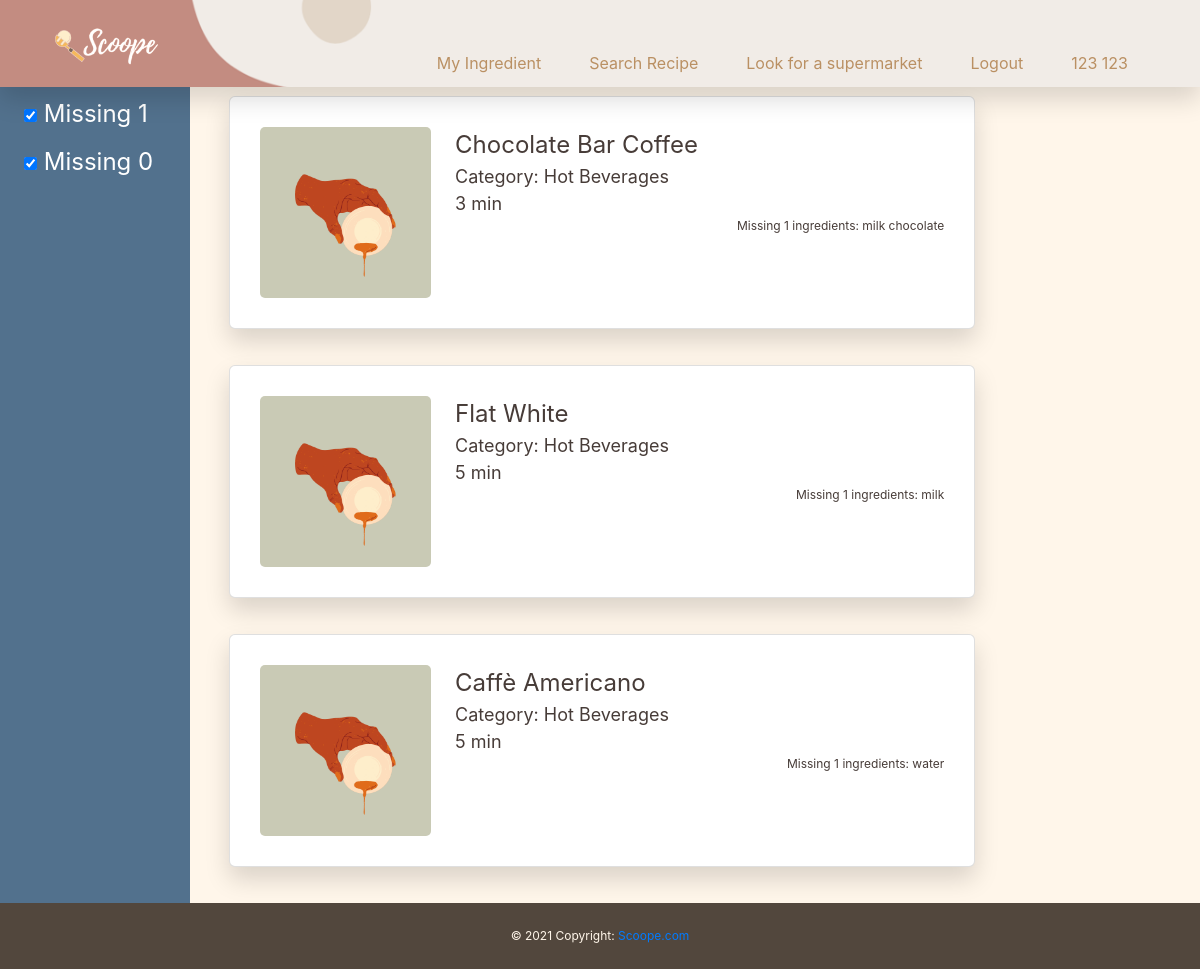
The page /web_project/result (signed in) on the database its author committed.
### web_project/models.py (models this page shows, shortened)
class Recipe(models.Model):
    recipe_name = models.CharField(max_length= 200)
    steps = models.TextField(max_length= 2000)
    time_cost = models.IntegerField(default= 0)
    category = models.CharField(max_length= 200)
    def __str__(self):
        return 'id=' + str(self.id) + ' ,recipe_name="' + str(self.recipe_name) + '"'

class Ingredient(models.Model):
    ingredient_name = models. CharField(max_length= 200)

### web_project/views.py (the view)
# urls.py: path('result', views.get_available_ingredient_recipe, name='result'),
@login_required
def get_available_ingredient_recipe(request):
    user_ingredients = User_Ingredient.objects.filter(user=request.user).all()
    u_i_dict = {}
    for i in user_ingredients:
        u_i_dict[i.ingredient.id] = i.ingredient_quantity
    available_recipe = []
    for recipe in Recipe.objects.all():
        print("recipe name: ", recipe.recipe_name)
        ingredients = recipe.recipe_ingredient_set.all()
        miss_i_ls = ''
        missing_count = 0
        for ingredient in ingredients:
            i_id = ingredient.ingredient.id
            print("ingredient name", ingredient.ingredient.ingredient_name)
            print(ingredient.ingredient_quantity)
            if not i_id in u_i_dict.keys():
                print("missing", i_id)
                missing_count += 1
                miss_i_ls =ingredient.ingredient.ingredient_name
            if missing_count > 1:
                print("missing more than 1!")
                break
        if missing_count > 1:
            continue
        if missing_count == 0:
            print("sufficient!")
            available_recipe.append({
                'recipe': recipe,
                'miss_count': 0,
                'missing_ls': None
            })
        elif missing_count == 1:
            print("miss one!")
            available_recipe.append({
                'recipe': recipe,
                'miss_count': 1,
                'missing_ls': miss_i_ls
            })
        else:
            print("Something is wrong, should only have 1 or 0 missing")
    filter = []
    filter.append(1)
    filter.append(0)
    context = {'available_recipe': available_recipe, 'filter': filter}
    print(context)
    return render(request, 'web_project/recipe_result.html', context)

### web_project/templates/web_project/recipe_result.html (shortened to what this page needs)
{% extends "web_project/base.html" %}
{% block content %}
<div class="row min-vh-100">
    <div class="col-sm-2 dark-blue">
        <br/>
        <div id="filters" class="pl-3">
            {% for missing in filter %}
            <div>
                <input type="checkbox" value="missing_{{missing}}" id="{{missing}}" checked/>
                <label for="{{missing}}">Missing {{missing}}</label>
            </div>
            {% endfor %}
        </div>
    </div>
    <div class="col-sm-10" id="result">
        <br/>
        {% for r in available_recipe %}
            <div id="recipe" class="ml-3 card shadow w-75 missing_{{r.miss_count}}">
                <span class="card-body">
                    <div class="media w-100">
                        <img class="card-img w-25" src="../../static/web_project/image/make.png" alt="Card image">
                        <div class="ml-3 media-body">
                            <div class="title-font">{{r.recipe.recipe_name}}</div>
                            <div class="desc-font">Category: {{r.recipe.category}}</div>
                            <div class="desc-font">{{r.recipe.time_cost}} min</div>
                            <span id="missCount" class="float-right notice-font">
                                Missing {{r.miss_count}} ingredients:
                                {% if r.missing_ls != None %}
                                    {{r.missing_ls}}
                                {% else %}
                                    None
                                {% endif %}
                            </span>
                        </div>
                    </div>
                </span>
            </div>
            <br/>
        {% endfor %}
    </div>
</div>
{% endblock%}

### web_project/templates/web_project/base.html (shortened to what this page needs)
<!doctype html>
<html>
	<head>
	    {% load static %}
		<link rel="stylesheet" href="https://maxcdn.bootstrapcdn.com/bootstrap/4.5.2/css/bootstrap.min.css">
		<link href="../../static/web_project/css/web_project.css" rel="stylesheet" type="text/css">
	</head>
    <body>
		<div id="id_header_div" class="bg-dark">
            {% if user.username %}
				<nav class="navbar navbar-expand-sm navbar-custom fixed-top shadow">
					<div class="navbar-brand">
						<img class="rounded w-50" src="../../static/web_project/image/brand.png"/>
					</div>
					<div class="collapse navbar-collapse" id="collapsibleNavbar">
						<ul class="nav navbar-nav align-items-end ml-auto nav-font">
							<li class="nav-item">
								<a class="nav-link" id="id_nav_my_ingredient" href="{% url 'my-ingredient' %}">My Ingredient</a>
							</li>
							<li class="nav-item">
								<a class="nav-link" id="id_nav_search" href="{% url 'search' %}">Search Recipe</a>
							</li>
							<li class="nav-item">
								<a class="nav-link" id="id_nav_map" href="{% url 'map' %}">Look for a supermarket</a>
							</li>
							<li class="nav-item">
								<a class="nav-link" id="id_nav_logout" href="{% url 'logout' %}">Logout</a>
							</li>
							<li class="nav-item">
								<a class="nav-link" id="id_nav_profile" href="{% url 'my-profile' %}">{{user.first_name}} {{user.last_name}}</a>
							</li>
						</ul>
					</div>
			</nav>
			{% else %}
				{% block pre_login %}
				{% endblock%}
			{% endif %}
		</div>
		<div class="pad-len">
			{% block content %}
			{% endblock %}
		</div>
		<footer class="footer dark-shade-1 notice-font">
			<div class="footer-copyright text-center py-3">© 2021 Copyright:
				<a href="{% url 'home' %}"> Scoope.com</a>
			</div>
		</footer>
	</body>
</html>

### web_project/static/web_project/css/web_project.css (style rules this page uses)
html, body { font-size: 24px; height: 100vh; background-color: #fff6ea; color:#473c38 }
.title-font { font-size: 2vw; }
.desc-font { font-size: 1.5vw; }
.notice-font { font-size: 1vw; }
.dark-blue { background-color: #52718d; color:white; }
.dark-shade-1 { background-color: #52473d; color:#fff6ea; }
.navbar-custom { background-color: #fff6ea; align-items: flex-end; padding-inline: 2rem; background-image: url("../image/nav-bg.png"); background-size:cover; }
.navbar-brand { width: 20vw; }
.pad-len { padding-top: 5%; }
.navbar-custom .navbar-brand, .navbar-custom .navbar-text { color: #ffffff; }
.navbar-custom .navbar-nav .nav-link { color: #ba9063; padding: 0; margin: 0; vertical-align: bottom; padding-inline: 1rem; }
.nav-font { font-size: medium; }
.footer { position: relative; bottom: 0px; left: 0px; right: 0px; margin-bottom: 0px; }

### rows shown on the page
Recipe: recipe.recipe_name "Chocolate Bar Coffee", recipe.category "Hot Beverages", recipe.time_cost "3", miss_count "1", missing_ls "milk chocolate"
Recipe: recipe.recipe_name "Flat White", recipe.category "Hot Beverages", recipe.time_cost "5", miss_count "1", missing_ls "milk"
Recipe: recipe.recipe_name "Caffè Americano", recipe.category "Hot Beverages", recipe.time_cost "5", miss_count "1", missing_ls "water"

### other values the page prints
{{ user.first_name }} "123"
{{ user.last_name }} "123"
{{ missing }} "1" "0"
